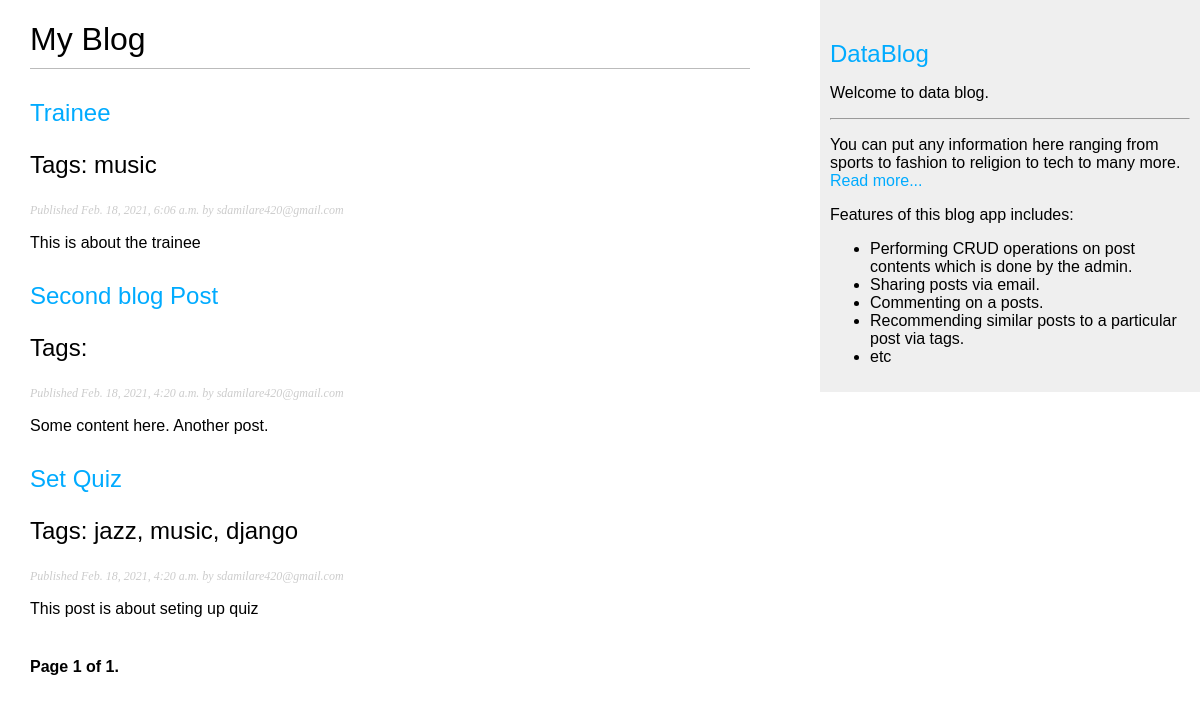
Before: / with the older database file.
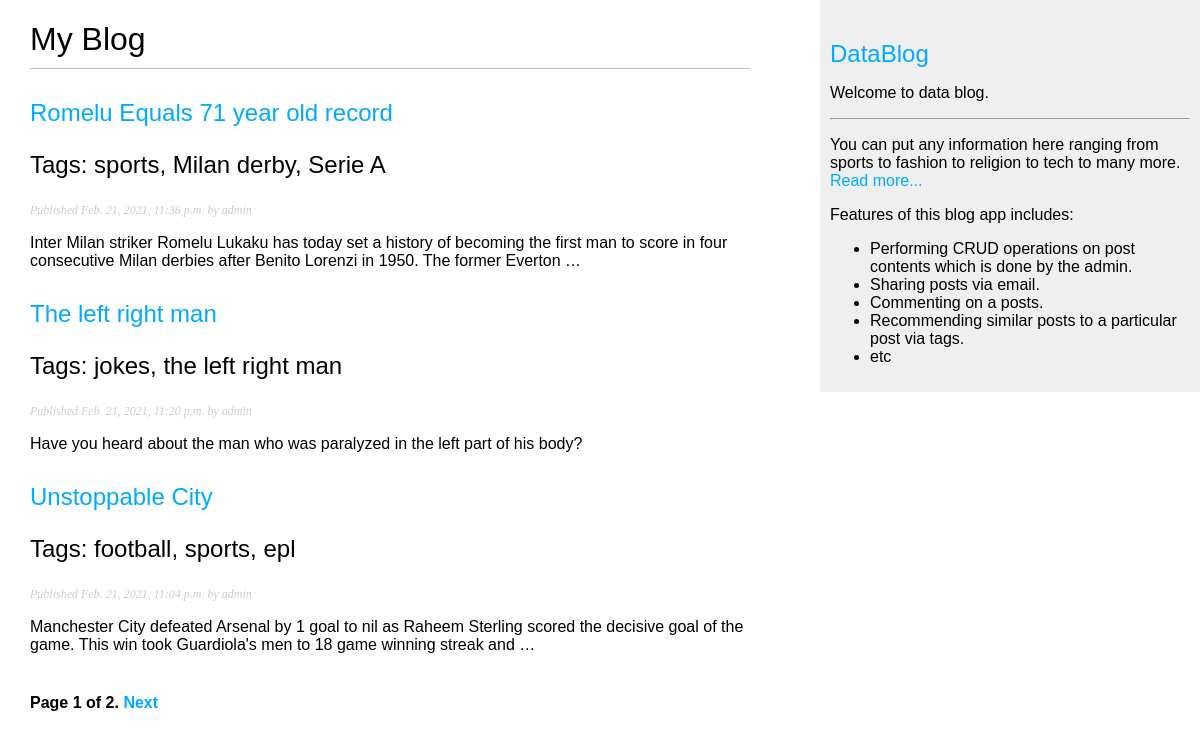
After: the same page with the newer database file.
### blogapp/models.py (models this page shows, shortened)
class Post(models.Model):
	STATUS_CHOICES = (
		('draft', 'Draft'),
		('published', 'Published'),
		)
	title = models.CharField(max_length=250)
	slug = models.SlugField(max_length=250, unique_for_date='publish')
	author = models.ForeignKey(User, null='blank', on_delete=models.CASCADE,related_name='blog_posts')
	body = models.TextField()
	publish = models.DateTimeField(default=timezone.now)
	created = models.DateTimeField(auto_now_add=True)
	updated = models.DateTimeField(auto_now=True)
	status = models.CharField(max_length=10,choices=STATUS_CHOICES,default='draft')
	objects = models.Manager()  # The default manager
	published = PublishedManager() # Our custom manager
	tags = TaggableManager()
	class Meta:
		ordering = ('-publish',)
	def get_absolute_url(self):
		return reverse('blogapp:post_detail', args=[self.publish.year,
												self.publish.month,
												self.publish.day, self.slug])

### blogapp/views.py (the view)
# urls.py: path('', views.home, name='post_list'),
def home(request, tag_slug=None):
	object_list = Post.published.all()
	tag = None
	if tag_slug:
		tag = get_object_or_404(Tag, slug=tag_slug)
		object_list = object_list.filter(tags__in=[tag])
	paginator = Paginator(object_list, 3) # 3 posts in each page
	page = request.GET.get('page')
	try:
		posts = paginator.page(page)
	except PageNotAnInteger:
		posts = paginator.page(1) #If page is not an integer deliver the first page
	except EmptyPage:
		posts = paginator.page(paginator.num_pages)#If page is out of range deliver last page of results
	context = {'page': page,'posts': posts, 'tag': tag}
	return render(request,'blogapp/post/list.html', context)

### blogapp/models.py (called while the page is built)
	def get_queryset(self):
 		return super(PublishedManager, self).get_queryset().filter(status='published')

### blogapp/templates/blogapp/post/list.html (shortened to what this page needs)
{% extends "blogapp/base.html" %}
{% block content %}
<h1>My Blog</h1>
  {% for post in posts %}
    <h2>
      <a href="{{ post.get_absolute_url }}">
        {{ post.title }}
      </a>
      <p class="tags">Tags: {{ post.tags.all|join:", " }}</p>
    </h2>
    <p class="date">
      Published {{ post.publish }} by {{ post.author }}
    </p>
    {{ post.body|truncatewords:30|linebreaks }}
  {% endfor %}
  {% include "blogapp/pagination.html" with page=posts %}
{% endblock %}

### blogapp/templates/blogapp/base.html (shortened to what this page needs)
{% load static %}
   <!DOCTYPE html>
   <html>
   <head>
     <link href="{% static 'blogapp/css/main.css' %}" rel="stylesheet">
   </head>
   <body>
     <div id="content">
       {% block content %}
       {% endblock %}
     </div>
     <div id="sidebar">
      <h2><a class="nav-item nav-link" href="{% url 'blogapp:post_list' %}">DataBlog</a></h2>
      <p>Welcome to data blog.</p>
       <hr>
       <p class="text-muted"> You can put any information here ranging from sports to fashion to religion to tech to many more. <a href="{% url 'blogapp:about' %}">Read more...</a></p>
       <p>Features of this blog app includes:
          <ul class="list-group">
            <li class="list-group-item list-group-item-light">Performing CRUD operations on post contents which is done by the admin.</li>
            <li class="list-group-item list-group-item-light">Sharing posts via email.</li>
            <li class="list-group-item list-group-item-light">Commenting on a posts.</li>
            <li class="list-group-item list-group-item-light">Recommending similar posts to a particular post via tags.</li>
            <li class="list-group-item list-group-item-light">etc</li>
          </ul>
        </p>
     </div>
   </body>
   </html>

### blogapp/templates/blogapp/pagination.html (shortened to what this page needs)
<div class="pagination">
     <span class="step-links">
       <span class="current">
         Page {{ page.number }} of {{ page.paginator.num_pages }}.
       </span>
       {% if page.has_next %}
         <a href="?page={{ page.next_page_number }}">Next</a>
       {% endif %}
     </span>
</div>

### blogapp/static/blogapp/css/main.css (style rules this page uses)
body { margin:0; padding:0; font-family:helvetica, sans-serif; }
a { color:#00abff; text-decoration:none; }
h1 { font-weight:normal; border-bottom:1px solid #bbb; padding:0 0 10px 0; }
h2 { font-weight:normal; margin:30px 0 0; }
#content { float:left; width:60%; padding:0 0 0 30px; }
#sidebar { float:right; width:30%; padding:10px; background:#efefef; height:100%; }
p.date { color:#ccc; font-family: georgia, serif; font-size: 12px; font-style: italic; }
.pagination { margin:40px 0; font-weight:bold; }

Changed rows visible on the page:
no longer on this page (row edited): Post: title "Trainee", tags.all "music", publish "Feb. 18, 2021, 6:06 a.m.", author "sdamilare420@gmail.com", body "This is about the trainee"
no longer on this page (row edited): Post: title "Second blog Post", publish "Feb. 18, 2021, 4:20 a.m.", author "sdamilare420@gmail.com", body "Some content here. Another post."
no longer on this page (row edited): Post: title "Set Quiz", tags.all "jazz, music, django", publish "Feb. 18, 2021, 4:20 a.m.", author "sdamilare420@gmail.com", body "This post is about seting up quiz"
added Post: title "Romelu Equals 71 year old record", tags.all "sports, Milan derby, Serie A", publish "Feb. 21, 2021, 11:36 p.m.", author "admin", body "Inter Milan striker Romelu Lukaku has today set a history of becoming the first man to score in four consecutive Milan derbies after Benito Lorenzi in 1950. The former Everton …"
added Post: title "The left right man", tags.all "jokes, the left right man", publish "Feb. 21, 2021, 11:20 p.m.", author "admin", body "Have you heard about the man who was paralyzed in the left part of his body?"
added Post: title "Unstoppable City", tags.all "football, sports, epl", publish "Feb. 21, 2021, 11:04 p.m.", author "admin", body "Manchester City defeated Arsenal by 1 goal to nil as Raheem Sterling scored the decisive goal of the game. This win took Guardiola's men to 18 game winning streak and …"
Other visible differences:
{{ page.paginator.num_pages }}: "1" → "2"
text now shown: "Next"
